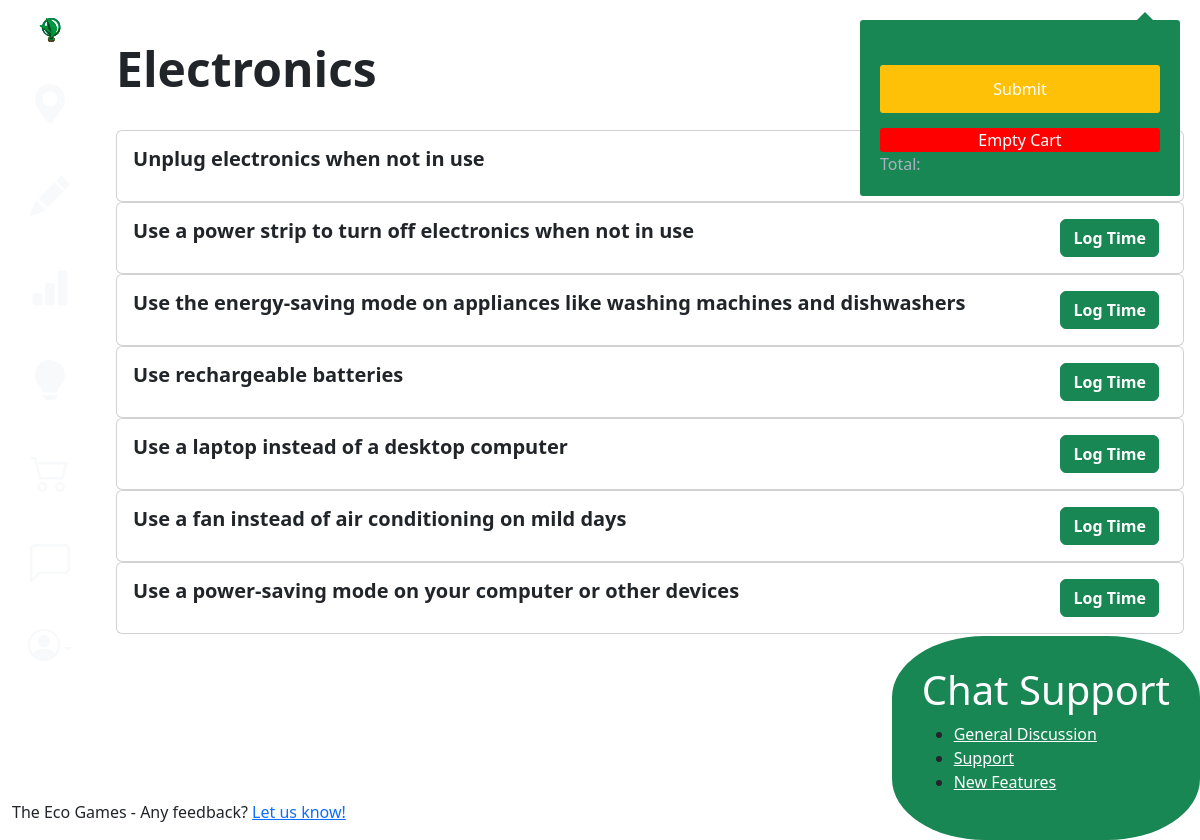
The app's page /game/activities/92 (signed in) with its own data.
### game/models.py (models this page shows)
class Category(models.Model):
    name=models.CharField(max_length=128)
    def __str__(self):
        return self.name

class Activity(models.Model):
    title = models.TextField(max_length=128, unique=True)
    points=models.IntegerField()
    cat=models.ForeignKey(Category, on_delete=models.CASCADE)
    class ActivityType(models.TextChoices):
        TIMEREQUIRED = 'TR', ('Time required')
        TIMENOTREQUIRED = 'TNR', ('Time not required')
    type=models.CharField(max_length=4, default=ActivityType.TIMENOTREQUIRED)
    def __str__(self):
        return self.title

### game/views.py (the view)
# urls.py: path('activities/<int:pk>', views.ActivitiesDetailView.as_view(), name='activitiesDetails'),
class ActivitiesDetailView(LoginRequiredMixin, DetailView):
    model=Category
    template_name="game/activitiesDetail.html"
    def get_context_data(self, **kwargs):
        context={}
        category=get_object_or_404(Category, pk=self.kwargs['pk'])
        player, created = Challenger.objects.get_or_create(user=self.request.user)
        player.save()
        context['line_items']=getCartItems(player)
        cart, created = UserCart.objects.get_or_create(challenger=player)
        cart.save()
        context['activity_list']=Activity.objects.filter(cat=category)
        context['category']=category
        context['cart'] = cart
        print(context['activity_list'])
        print(context['category'])
        test=Activity.objects.filter(id=78)
        return context

### game/views.py (called while the page is built)
@login_required
def getCartItems(player):
    cart, created = UserCart.objects.get_or_create(challenger=player)
    cart.save()
    context={}
    context['line_items'] = LineItem.objects.filter(cart=cart, checkedOut=False, dateRecorded=date.today()) #set up the line items
    return context['line_items']

### game/templates/game/activitiesDetail.html (shortened to what this page needs)
{% extends 'base.html' %}
{% block content %}
{% load static %}
<br>
<h1 class="display-5 fw-bold">{{category.name}}</h1>
<br>
<div class="col">
    {% for activity in activity_list %}
    <div class="card" id = "activityDetails">
      <div class="card-body d-flex justify-content-between">
        <h5 class="card-title"><strong>{{activity.title}}</strong></h5>
        <div id="buttons" class="d-flex">
          {% if activity.type == 'TR' %}
          <button type="button" class="btn btn-success log-time-button me-2" data-bs-toggle="modal" data-bs-target="#trModal" onclick="setFields({{activity.id}})"><strong>Log Time</strong></button>
          {% else %}
          <button type="button" class="btn btn-success log-time-button me-2" data-bs-toggle="modal" data-bs-target="#tnrModal" onclick="setFields({{activity.id}})"><strong>Log Time</strong></button>
          {% endif %}
        </div>
      </div>
    </div>
    {% endfor %}
  </div>
{% endblock content %}

### records on screen
Category: name "Electronics"
Activity: title "Unplug electronics when not in use"
Activity: title "Use a power strip to turn off electronics when not in use"
Activity: title "Use the energy-saving mode on appliances like washing machines and dishwashers"
Activity: title "Use rechargeable batteries"
Activity: title "Use a laptop instead of a desktop computer"
Activity: title "Use a fan instead of air conditioning on mild days"
Activity: title "Use a power-saving mode on your computer or other devices"
